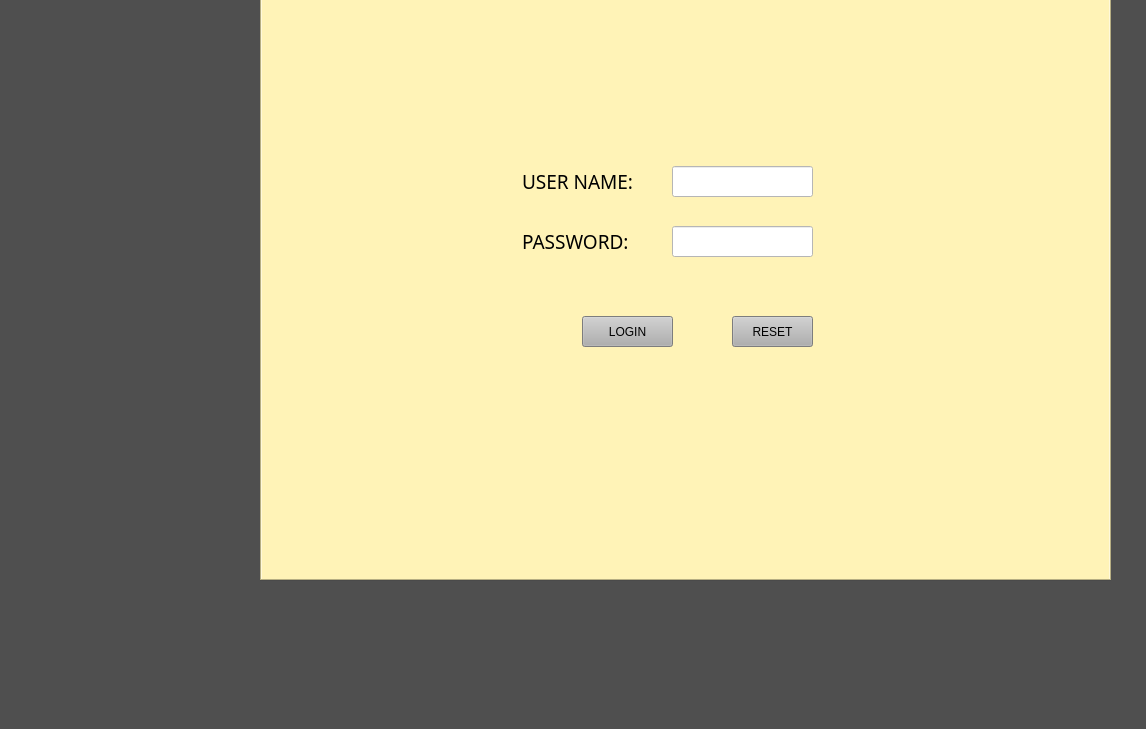
<?xml version="1.0" encoding="UTF-8"?>
<ui version="4.0">
 <class>MainWindow</class>
 <widget class="QMainWindow" name="MainWindow">
  <property name="geometry">
   <rect>
    <x>0</x>
    <y>0</y>
    <width>1146</width>
    <height>729</height>
   </rect>
  </property>
  <property name="focusPolicy">
   <enum>Qt::TabFocus</enum>
  </property>
  <property name="windowTitle">
   <string>MainWindow</string>
  </property>
  <property name="styleSheet">
   <string notr="true">background-color: rgb(79, 79, 79);</string>
  </property>
  <widget class="QWidget" name="centralwidget">
   <widget class="QTabWidget" name="tabWidget">
    <property name="enabled">
     <bool>true</bool>
    </property>
    <property name="geometry">
     <rect>
      <x>260</x>
      <y>-30</y>
      <width>851</width>
      <height>611</height>
     </rect>
    </property>
    <property name="maximumSize">
     <size>
      <width>16777215</width>
      <height>16777215</height>
     </size>
    </property>
    <property name="focusPolicy">
     <enum>Qt::StrongFocus</enum>
    </property>
    <property name="styleSheet">
     <string notr="true">
background-color: rgb(255, 255, 211);
background-color: rgb(255, 243, 183);


</string>
    </property>
    <property name="currentIndex">
     <number>0</number>
    </property>
    <widget class="QWidget" name="tab_7">
     <attribute name="title">
      <string>Login</string>
     </attribute>
     <widget class="QLineEdit" name="lineEdit_8">
      <property name="geometry">
       <rect>
        <x>410</x>
        <y>170</y>
        <width>141</width>
        <height>31</height>
       </rect>
      </property>
      <property name="styleSheet">
       <string notr="true">selection-background-color: rgb(255, 170, 127);
background-color: rgb(255, 255, 255);
</string>
      </property>
     </widget>
     <widget class="QLineEdit" name="lineEdit_9">
      <property name="geometry">
       <rect>
        <x>410</x>
        <y>230</y>
        <width>141</width>
        <height>31</height>
       </rect>
      </property>
      <property name="styleSheet">
       <string notr="true">background-color: rgb(255, 255, 255);</string>
      </property>
      <property name="echoMode">
       <enum>QLineEdit::Password</enum>
      </property>
      <property name="clearButtonEnabled">
       <bool>false</bool>
      </property>
     </widget>
     <widget class="QLabel" name="label_14">
      <property name="geometry">
       <rect>
        <x>260</x>
        <y>170</y>
        <width>131</width>
        <height>31</height>
       </rect>
      </property>
      <property name="font">
       <font>
        <family>Bell MT</family>
        <pointsize>14</pointsize>
        <weight>50</weight>
        <italic>false</italic>
        <bold>false</bold>
       </font>
      </property>
      <property name="text">
       <string>USER NAME:</string>
      </property>
     </widget>
     <widget class="QLabel" name="label_15">
      <property name="geometry">
       <rect>
        <x>260</x>
        <y>230</y>
        <width>121</width>
        <height>31</height>
       </rect>
      </property>
      <property name="font">
       <font>
        <family>Bell MT</family>
        <pointsize>14</pointsize>
        <weight>50</weight>
        <italic>false</italic>
        <bold>false</bold>
       </font>
      </property>
      <property name="text">
       <string>PASSWORD:</string>
      </property>
     </widget>
     <widget class="QPushButton" name="pushButton_19">
      <property name="geometry">
       <rect>
        <x>320</x>
        <y>320</y>
        <width>91</width>
        <height>31</height>
       </rect>
      </property>
      <property name="styleSheet">
       <string notr="true">background-color: rgb(175, 175, 175);</string>
      </property>
      <property name="text">
       <string>LOGIN</string>
      </property>
     </widget>
     <widget class="QPushButton" name="pushButton_20">
      <property name="geometry">
       <rect>
        <x>470</x>
        <y>320</y>
        <width>81</width>
        <height>31</height>
       </rect>
      </property>
      <property name="styleSheet">
       <string notr="true">background-color: rgb(175, 175, 175);</string>
      </property>
      <property name="text">
       <string>RESET</string>
      </property>
     </widget>
     <widget class="QLabel" name="label_16">
      <property name="geometry">
       <rect>
        <x>270</x>
        <y>400</y>
        <width>371</width>
        <height>41</height>
       </rect>
      </property>
      <property name="font">
       <font>
        <family>Baskerville Old Face</family>
        <pointsize>14</pointsize>
       </font>
      </property>
      <property name="styleSheet">
       <string notr="true">color: rgb(255, 0, 0);</string>
      </property>
      <property name="text">
       <string/>
      </property>
     </widget>
    </widget>
    <widget class="QWidget" name="tab">
     <attribute name="title">
      <string>Home</string>
     </attribute>
     <widget class="QPushButton" name="pushButton_2">
      <property name="geometry">
       <rect>
        <x>110</x>
        <y>230</y>
        <width>81</width>
        <height>31</height>
       </rect>
      </property>
      <property name="styleSheet">
       <string notr="true">background-color: rgb(175, 175, 175);</string>
      </property>
      <property name="text">
       <string>INSERT</string>
      </property>
     </widget>
     <widget class="QPushButton" name="pushButton_3">
      <property name="geometry">
       <rect>
        <x>250</x>
        <y>230</y>
        <width>81</width>
        <height>31</height>
       </rect>
      </property>
      <property name="styleSheet">
       <string notr="true">background-color: rgb(175, 175, 175);</string>
      </property>
      <property name="text">
       <string>DISPLAY</string>
      </property>
     </widget>
     <widget class="QLabel" name="label_6">
      <property name="geometry">
       <rect>
        <x>120</x>
        <y>100</y>
        <width>601</width>
        <height>31</height>
       </rect>
      </property>
      <property name="font">
       <font>
        <family>Algerian</family>
        <pointsize>16</pointsize>
        <weight>50</weight>
        <italic>false</italic>
        <bold>false</bold>
       </font>
      </property>
      <property name="text">
       <string>Welcome To Student Information Management System</string>
      </property>
     </widget>
     <widget class="QPushButton" name="pushButton_6">
      <property name="geometry">
       <rect>
        <x>390</x>
        <y>230</y>
        <width>81</width>
        <height>31</height>
       </rect>
      </property>
      <property name="styleSheet">
       <string notr="true">background-color: rgb(175, 175, 175);</string>
      </property>
      <property name="text">
       <string>SEARCH</string>
      </property>
     </widget>
     <widget class="QPushButton" name="pushButton_7">
      <property name="geometry">
       <rect>
        <x>530</x>
        <y>230</y>
        <width>81</width>
        <height>31</height>
       </rect>
      </property>
      <property name="styleSheet">
       <string notr="true">background-color: rgb(175, 175, 175);</string>
      </property>
      <property name="text">
       <string>DELETE</string>
      </property>
     </widget>
     <widget class="QPushButton" name="pushButton_18">
      <property name="geometry">
       <rect>
        <x>670</x>
        <y>230</y>
        <width>81</width>
        <height>31</height>
       </rect>
      </property>
      <property name="styleSheet">
       <string notr="true">background-color: rgb(175, 175, 175);</string>
      </property>
      <property name="text">
       <string>MODIFY</string>
      </property>
     </widget>
     <widget class="QLabel" name="label_17">
      <property name="geometry">
       <rect>
        <x>350</x>
        <y>40</y>
        <width>251</width>
        <height>31</height>
       </rect>
      </property>
      <property name="font">
       <font>
        <family>Baskerville Old Face</family>
        <pointsize>14</pointsize>
       </font>
      </property>
      <property name="styleSheet">
       <string notr="true">color: rgb(0, 148, 0);</string>
      </property>
      <property name="text">
       <string/>
      </property>
     </widget>
     <widget class="QPushButton" name="pushButton_21">
      <property name="geometry">
       <rect>
        <x>710</x>
        <y>470</y>
        <width>81</width>
        <height>31</height>
       </rect>
      </property>
      <property name="styleSheet">
       <string notr="true">background-color: rgb(175, 175, 175);</string>
      </property>
      <property name="text">
       <string>LOGOUT</string>
      </property>
     </widget>
    </widget>
    <widget class="QWidget" name="tab_2">
     <attribute name="title">
      <string>Insert</string>
     </attribute>
     <widget class="QPushButton" name="pushButton">
      <property name="geometry">
       <rect>
        <x>370</x>
        <y>320</y>
        <width>71</width>
        <height>31</height>
       </rect>
      </property>
      <property name="styleSheet">
       <string notr="true">background-color: rgb(175, 175, 175);</string>
      </property>
      <property name="text">
       <string>ADD</string>
      </property>
     </widget>
     <widget class="QLabel" name="label">
      <property name="geometry">
       <rect>
        <x>110</x>
        <y>170</y>
        <width>51</width>
        <height>21</height>
       </rect>
      </property>
      <property name="font">
       <font>
        <family>Bell MT</family>
        <pointsize>14</pointsize>
        <weight>50</weight>
        <italic>false</italic>
        <bold>false</bold>
       </font>
      </property>
      <property name="text">
       <string>USN</string>
      </property>
     </widget>
     <widget class="QLabel" name="label_2">
      <property name="geometry">
       <rect>
        <x>270</x>
        <y>160</y>
        <width>61</width>
        <height>41</height>
       </rect>
      </property>
      <property name="font">
       <font>
        <family>Bell MT</family>
        <pointsize>14</pointsize>
        <weight>50</weight>
        <italic>false</italic>
        <bold>false</bold>
       </font>
      </property>
      <property name="text">
       <string>NAME</string>
      </property>
     </widget>
     <widget class="QLabel" name="label_3">
      <property name="geometry">
       <rect>
        <x>440</x>
        <y>170</y>
        <width>91</width>
        <height>31</height>
       </rect>
      </property>
      <property name="font">
       <font>
        <family>Bell MT</family>
        <pointsize>14</pointsize>
        <weight>50</weight>
        <italic>false</italic>
        <bold>false</bold>
       </font>
      </property>
      <property name="text">
       <string>BRANCH</string>
      </property>
     </widget>
     <widget class="QLabel" name="label_4">
      <property name="geometry">
       <rect>
        <x>640</x>
        <y>170</y>
        <width>61</width>
        <height>31</height>
       </rect>
      </property>
      <property name="font">
       <font>
        <family>Bell MT</family>
        <pointsize>14</pointsize>
        <weight>50</weight>
        <italic>false</italic>
        <bold>false</bold>
       </font>
      </property>
      <property name="text">
       <string>SEM</string>
      </property>
     </widget>
     <widget class="QLineEdit" name="lineEdit">
      <property name="geometry">
       <rect>
        <x>70</x>
        <y>230</y>
        <width>121</width>
        <height>31</height>
       </rect>
      </property>
      <property name="styleSheet">
       <string notr="true">background-color: rgb(255, 255, 255);
alternate-background-color: rgb(255, 255, 255);
selection-background-color: rgb(0, 0, 0);</string>
      </property>
     </widget>
     <widget class="QLineEdit" name="lineEdit_2">
      <property name="geometry">
       <rect>
        <x>230</x>
        <y>230</y>
        <width>131</width>
        <height>31</height>
       </rect>
      </property>
      <property name="styleSheet">
       <string notr="true">background-color: rgb(255, 255, 255);
border-color: rgb(0, 0, 127);</string>
      </property>
     </widget>
     <widget class="QLineEdit" name="lineEdit_3">
      <property name="geometry">
       <rect>
        <x>420</x>
        <y>230</y>
        <width>131</width>
        <height>31</height>
       </rect>
      </property>
      <property name="styleSheet">
       <string notr="true">background-color: rgb(255, 255, 255);</string>
      </property>
     </widget>
     <widget class="QLineEdit" name="lineEdit_4">
      <property name="geometry">
       <rect>
        <x>610</x>
        <y>230</y>
        <width>121</width>
        <height>31</height>
       </rect>
      </property>
      <property name="styleSheet">
       <string notr="true">background-color: rgb(255, 255, 255);</string>
      </property>
     </widget>
     <widget class="QLabel" name="label_5">
      <property name="geometry">
       <rect>
        <x>300</x>
        <y>390</y>
        <width>411</width>
        <height>41</height>
       </rect>
      </property>
      <property name="font">
       <font>
        <family>Baskerville Old Face</family>
        <pointsize>14</pointsize>
       </font>
      </property>
      <property name="styleSheet">
       <string notr="true">background-color: rgb(85, 170, 127);
background-color: rgb(251, 255, 210);
background-color: rgb(255, 243, 183)</string>
      </property>
      <property name="text">
       <string/>
      </property>
     </widget>
     <widget class="QPushButton" name="pushButton_8">
      <property name="geometry">
       <rect>
        <x>500</x>
        <y>320</y>
        <width>71</width>
        <height>31</height>
       </rect>
      </property>
      <property name="styleSheet">
       <string notr="true">background-color: rgb(175, 175, 175);</string>
      </property>
      <property name="text">
       <string>CLEAR</string>
      </property>
     </widget>
     <widget class="QPushButton" name="pushButton_9">
      <property name="geometry">
       <rect>
        <x>240</x>
        <y>320</y>
        <width>71</width>
        <height>31</height>
       </rect>
      </property>
      <property name="styleSheet">
       <string notr="true">background-color: rgb(175, 175, 175);</string>
      </property>
      <property name="text">
       <string>BACK</string>
      </property>
     </widget>
     <widget class="QLabel" name="label_18">
      <property name="geometry">
       <rect>
        <x>70</x>
        <y>70</y>
        <width>411</width>
        <height>41</height>
       </rect>
      </property>
      <property name="font">
       <font>
        <family>Bell MT</family>
        <pointsize>16</pointsize>
       </font>
      </property>
      <property name="styleSheet">
       <string notr="true">
color: rgb(0, 0, 0);</string>
      </property>
      <property name="text">
       <string>Enter the details of a student</string>
      </property>
     </widget>
    </widget>
    <widget class="QWidget" name="tab_3">
     <attribute name="title">
      <string>Display</string>
     </attribute>
     <widget class="QTextEdit" name="textEdit">
      <property name="geometry">
       <rect>
        <x>100</x>
        <y>40</y>
        <width>641</width>
        <height>471</height>
       </rect>
      </property>
      <property name="font">
       <font>
        <family>Times New Roman</family>
        <pointsize>10</pointsize>
       </font>
      </property>
      <property name="styleSheet">
       <string notr="true">background-color: rgb(255, 255, 255);</string>
      </property>
      <property name="textInteractionFlags">
       <set>Qt::TextSelectableByKeyboard|Qt::TextSelectableByMouse</set>
      </property>
     </widget>
     <widget class="QPushButton" name="pushButton_12">
      <property name="geometry">
       <rect>
        <x>390</x>
        <y>530</y>
        <width>81</width>
        <height>31</height>
       </rect>
      </property>
      <property name="styleSheet">
       <string notr="true">background-color: rgb(175, 175, 175);</string>
      </property>
      <property name="text">
       <string>BACK</string>
      </property>
     </widget>
    </widget>
    <widget class="QWidget" name="tab_4">
     <attribute name="title">
      <string>Search</string>
     </attribute>
     <widget class="QLineEdit" name="lineEdit_5">
      <property name="geometry">
       <rect>
        <x>400</x>
        <y>160</y>
        <width>141</width>
        <height>31</height>
       </rect>
      </property>
      <property name="styleSheet">
       <string notr="true">background-color: rgb(255, 255, 255);</string>
      </property>
     </widget>
     <widget class="QPushButton" name="pushButton_4">
      <property name="geometry">
       <rect>
        <x>410</x>
        <y>250</y>
        <width>75</width>
        <height>23</height>
       </rect>
      </property>
      <property name="styleSheet">
       <string notr="true">background-color: rgb(175, 175, 175);</string>
      </property>
      <property name="text">
       <string>SEARCH</string>
      </property>
     </widget>
     <widget class="QLabel" name="label_7">
      <property name="geometry">
       <rect>
        <x>330</x>
        <y>160</y>
        <width>51</width>
        <height>21</height>
       </rect>
      </property>
      <property name="font">
       <font>
        <family>Bell MT</family>
        <pointsize>14</pointsize>
        <weight>50</weight>
        <italic>false</italic>
        <bold>false</bold>
       </font>
      </property>
      <property name="text">
       <string>USN:</string>
      </property>
     </widget>
     <widget class="QLabel" name="label_8">
      <property name="geometry">
       <rect>
        <x>370</x>
        <y>330</y>
        <width>211</width>
        <height>31</height>
       </rect>
      </property>
      <property name="font">
       <font>
        <family>Baskerville Old Face</family>
        <pointsize>14</pointsize>
       </font>
      </property>
      <property name="text">
       <string/>
      </property>
     </widget>
     <widget class="QPushButton" name="pushButton_10">
      <property name="geometry">
       <rect>
        <x>550</x>
        <y>250</y>
        <width>75</width>
        <height>23</height>
       </rect>
      </property>
      <property name="styleSheet">
       <string notr="true">background-color: rgb(175, 175, 175);</string>
      </property>
      <property name="text">
       <string>CLEAR</string>
      </property>
     </widget>
     <widget class="QLabel" name="label_11">
      <property name="geometry">
       <rect>
        <x>330</x>
        <y>370</y>
        <width>301</width>
        <height>151</height>
       </rect>
      </property>
      <property name="font">
       <font>
        <family>Baskerville Old Face</family>
        <pointsize>14</pointsize>
       </font>
      </property>
      <property name="text">
       <string/>
      </property>
     </widget>
     <widget class="QPushButton" name="pushButton_13">
      <property name="geometry">
       <rect>
        <x>270</x>
        <y>250</y>
        <width>75</width>
        <height>23</height>
       </rect>
      </property>
      <property name="styleSheet">
       <string notr="true">background-color: rgb(175, 175, 175);</string>
      </property>
      <property name="text">
       <string>BACK</string>
      </property>
     </widget>
    </widget>
    <widget class="QWidget" name="tab_5">
     <attribute name="title">
      <string>Delete</string>
     </attribute>
     <widget class="QPushButton" name="pushButton_5">
      <property name="geometry">
       <rect>
        <x>410</x>
        <y>290</y>
        <width>75</width>
        <height>23</height>
       </rect>
      </property>
      <property name="styleSheet">
       <string notr="true">background-color: rgb(175, 175, 175);</string>
      </property>
      <property name="text">
       <string>DELETE</string>
      </property>
     </widget>
     <widget class="QLineEdit" name="lineEdit_6">
      <property name="geometry">
       <rect>
        <x>390</x>
        <y>180</y>
        <width>151</width>
        <height>31</height>
       </rect>
      </property>
      <property name="styleSheet">
       <string notr="true">background-color: rgb(255, 255, 255);</string>
      </property>
     </widget>
     <widget class="QLabel" name="label_9">
      <property name="geometry">
       <rect>
        <x>320</x>
        <y>190</y>
        <width>41</width>
        <height>21</height>
       </rect>
      </property>
      <property name="font">
       <font>
        <family>Bell MT</family>
        <pointsize>14</pointsize>
        <weight>50</weight>
        <italic>false</italic>
        <bold>false</bold>
       </font>
      </property>
      <property name="text">
       <string>USN:</string>
      </property>
     </widget>
     <widget class="QLabel" name="label_10">
      <property name="geometry">
       <rect>
        <x>320</x>
        <y>410</y>
        <width>281</width>
        <height>31</height>
       </rect>
      </property>
      <property name="font">
       <font>
        <family>Baskerville Old Face</family>
        <pointsize>14</pointsize>
       </font>
      </property>
      <property name="text">
       <string/>
      </property>
     </widget>
     <widget class="QPushButton" name="pushButton_11">
      <property name="geometry">
       <rect>
        <x>540</x>
        <y>290</y>
        <width>75</width>
        <height>23</height>
       </rect>
      </property>
      <property name="styleSheet">
       <string notr="true">background-color: rgb(175, 175, 175);</string>
      </property>
      <property name="text">
       <string>CLEAR</string>
      </property>
     </widget>
     <widget class="QPushButton" name="pushButton_14">
      <property name="geometry">
       <rect>
        <x>270</x>
        <y>290</y>
        <width>75</width>
        <height>23</height>
       </rect>
      </property>
      <property name="styleSheet">
       <string notr="true">background-color: rgb(175, 175, 175);</string>
      </property>
      <property name="text">
       <string>BACK</string>
      </property>
     </widget>
    </widget>
    <widget class="QWidget" name="tab_6">
     <attribute name="title">
      <string>Modify</string>
     </attribute>
     <widget class="QLabel" name="label_12">
      <property name="geometry">
       <rect>
        <x>340</x>
        <y>200</y>
        <width>71</width>
        <height>31</height>
       </rect>
      </property>
      <property name="font">
       <font>
        <family>Bell MT</family>
        <pointsize>14</pointsize>
        <weight>50</weight>
        <italic>false</italic>
        <bold>false</bold>
       </font>
      </property>
      <property name="text">
       <string>USN:</string>
      </property>
     </widget>
     <widget class="QLineEdit" name="lineEdit_7">
      <property name="geometry">
       <rect>
        <x>410</x>
        <y>200</y>
        <width>131</width>
        <height>31</height>
       </rect>
      </property>
      <property name="styleSheet">
       <string notr="true">background-color: rgb(255, 255, 255);</string>
      </property>
     </widget>
     <widget class="QPushButton" name="pushButton_15">
      <property name="geometry">
       <rect>
        <x>420</x>
        <y>290</y>
        <width>75</width>
        <height>23</height>
       </rect>
      </property>
      <property name="styleSheet">
       <string notr="true">background-color: rgb(175, 175, 175);</string>
      </property>
      <property name="text">
       <string>ALTER</string>
      </property>
     </widget>
     <widget class="QPushButton" name="pushButton_16">
      <property name="geometry">
       <rect>
        <x>550</x>
        <y>290</y>
        <width>75</width>
        <height>23</height>
       </rect>
      </property>
      <property name="styleSheet">
       <string notr="true">background-color: rgb(175, 175, 175);</string>
      </property>
      <property name="text">
       <string>CLEAR</string>
      </property>
     </widget>
     <widget class="QPushButton" name="pushButton_17">
      <property name="geometry">
       <rect>
        <x>280</x>
        <y>290</y>
        <width>75</width>
        <height>23</height>
       </rect>
      </property>
      <property name="styleSheet">
       <string notr="true">background-color: rgb(175, 175, 175);</string>
      </property>
      <property name="text">
       <string>BACK</string>
      </property>
     </widget>
     <widget class="QLabel" name="label_13">
      <property name="geometry">
       <rect>
        <x>360</x>
        <y>420</y>
        <width>251</width>
        <height>31</height>
       </rect>
      </property>
      <property name="font">
       <font>
        <family>Baskerville Old Face</family>
        <pointsize>14</pointsize>
       </font>
      </property>
      <property name="text">
       <string/>
      </property>
     </widget>
    </widget>
   </widget>
  </widget>
  <widget class="QMenuBar" name="menubar">
   <property name="geometry">
    <rect>
     <x>0</x>
     <y>0</y>
     <width>1146</width>
     <height>21</height>
    </rect>
   </property>
  </widget>
  <widget class="QStatusBar" name="statusbar"/>
 </widget>
 <resources/>
 <connections/>
</ui>
